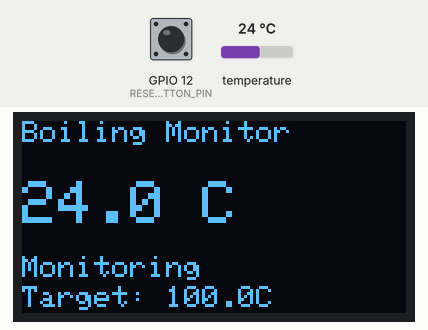
Bench run of a program on a simulated ESP32. Parts: 128×64 one-colour display. The inputs (shaded band) are chosen by the test bench; at power-on: GPIO 12 (RESET_BUTTON_PIN) HIGH, temperature 24 °C. WiFi joins after 1.5 s; servers stay silent unless stated; uploads are accepted with an empty reply; EEPROM starts erased; web services answer with replies made up by the test bench; what the program prints to the serial monitor is not drawn.

Above: at 3.1 s.
3.2 s: GPIO 12 (RESET_BUTTON_PIN) pulled LOW for 0.15 s
At 4.7 s:
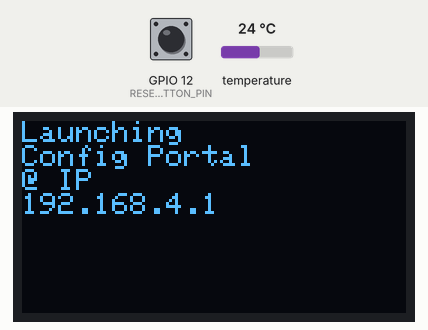
9.0 s: temperature set to 12 °C
At 10.4 s:
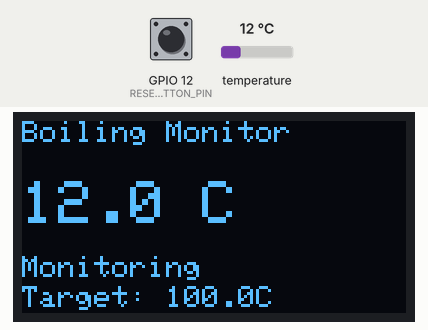
11.3 s: temperature set to 19 °C
At 12.6 s:
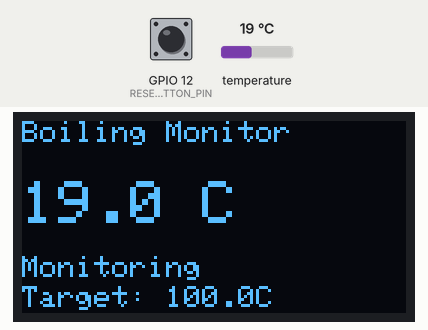
13.1 s: temperature set to 28 °C
At 14.6 s:
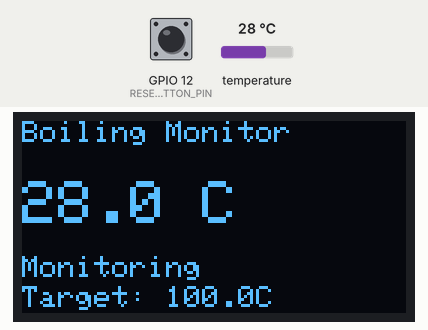
14.9 s: GPIO 12 (RESET_BUTTON_PIN) pulled LOW for 1 s
At 15.7 s:
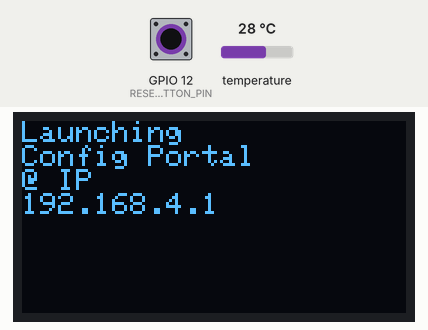
21.6 s: GPIO 12 (RESET_BUTTON_PIN) pulled LOW for 3.2 s
Timing chart, 0 to 24.6 s (numbered marks = the images above; inputs shaded):
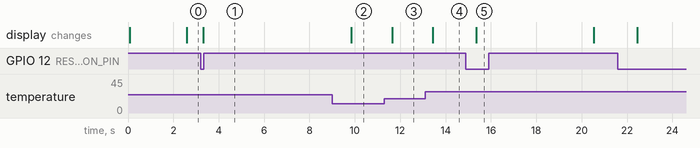

Measured:
- after the input at 3.2 s, the display: changes after 0.13 s (image 1)
- after the input at 9.0 s, the display: changes after 0.85 s (image 2)
- after the input at 11.3 s, the display: changes after 0.34 s (image 3)
- after the input at 13.1 s, the display: changes after 0.33 s (image 4)
- after the input at 14.9 s, the display: changes after 0.45 s (image 5)

The program:

main.cpp
```cpp
//todo:
// - dipswitches to control if pushover/alexa is used?
//todo; more useful menu displays, e.g. for various errors.


#include <Arduino.h>
#include <HTTPClient.h>
#include <ArduinoJson.h>
#include <OneWire.h>
#include <DallasTemperature.h>
#include <Wire.h>
#include <Adafruit_GFX.h>
#include <Adafruit_SSD1306.h>
#include <WiFiManager.h>
#include <Preferences.h>
#include <constants.h>


// Temperature sensor setup
OneWire oneWire(ONE_WIRE_BUS);
DallasTemperature sensors(&oneWire);

// OLED display setup
Adafruit_SSD1306 display(SCREEN_WIDTH, SCREEN_HEIGHT, &Wire, OLED_RESET);

// Temporary view system
unsigned long tempViewStartTime = 0;
bool tempViewActive = false;
void (*tempViewCallback)() = nullptr;

Preferences prefs;

struct ButtonHelper{
  byte pinNumber;
  bool initialState = LOW;
  bool lastState = LOW;
  unsigned long lastDebounceTime = 0;
  const unsigned long debounceDelay = 100; // milliseconds

  ButtonHelper(byte pin) : pinNumber(pin) {
    lastState = LOW;
    lastDebounceTime = 0;
  }

  ButtonHelper() : pinNumber(0) {
    lastState = LOW;
    lastDebounceTime = 0;
  }

  void begin(){
    pinMode(pinNumber, INPUT_PULLUP);
    delay(10); // Allow pin to stabilize
    initialState = digitalRead(pinNumber);
    lastState = initialState;
  }

  bool justPressed() {
  bool reading = digitalRead(pinNumber);

  // Detect raw change
  if (reading != lastState) {
    lastDebounceTime = millis(); // reset timer on raw change
  }

  // If the input has been stable for > debounceDelay
  if ((millis() - lastDebounceTime) > debounceDelay) {
    // We only update the stored state *after* debounce period
    static bool stableState = initialState; // assume unpressed for INPUT_PULLUP
    if (reading != stableState) {
      stableState = reading;
      if (stableState == !initialState) {  // button pressed (for INPUT_PULLUP)
        Serial.println("Button press confirmed!");
        lastState = reading;
        return true;
      }
    }
  }

  lastState = reading; // keep tracking the raw state
  return false;
}
};

ButtonHelper wifiManagerButton(RESET_BUTTON_PIN); // Properly initialize with pin 32
WiFiManager wifiManager;

  // Custom fields
WiFiManagerParameter pushoverParam("pushover", "Pushover User Key", "", 32);
WiFiManagerParameter pushoverApiParam("pushover_api", "Pushover API Key", "", 32);
WiFiManagerParameter tempParam("boiltemp", "Boiling Temp (°C)", "100.0", 6); // default 100°C
WiFiManagerParameter voiceMonkeyGroupParam("vm_group", "VoiceMonkey Group Name", "", 64);
WiFiManagerParameter voiceMonkeyKeyParam("vm_key", "VoiceMonkey API Key", "", 128);

//constants & variables
float boilingThreshold = 98.5; // Will be loaded from preferences
unsigned long stableStart = 0;
const unsigned long stableTime = 8000; // ms
bool boiling = false;
float lastCheckTime = 0;

// Pushover keys - will be loaded from preferences or environment
String pushover_key_str;
String pushover_api_key_str;
String vm_group_str;
String vm_key_str;

//function prototypes
void sendPushover(const char* title, const char* message);
void triggerMonkey(const String& message);
String urlEncode(const String& str);
float readTemperature();
void updateDisplay(float temperature);
void processParameters();
void wifiNotConnectedDisplay();
void pushoverFailureDisplay();
void alexaFailureDisplay();
void launchPortalDisplay();
void noProbeDisplay();

void setup() {

  Serial.begin(115200);

  Serial.print("Initial button state low?");
  Serial.println(digitalRead(RESET_BUTTON_PIN)==LOW);
  //setup button
  wifiManagerButton.begin();
  Wire.begin(SDA_PIN, SCL_PIN); // Initialize I2C with specified SDA and SCL pins

  // Initialize OLED display
  if(!display.begin(SSD1306_SWITCHCAPVCC, SCREEN_ADDRESS)) {
    Serial.println("SSD1306 allocation failed");
  } else {
    Serial.println("OLED display initialized");
    display.clearDisplay();
    display.setTextSize(1);
    display.setTextColor(SSD1306_WHITE);
    display.setCursor(0, 0);
    display.println("Boiling Monitor");
    display.println("Initializing...");
    display.display();
  }

    // Initialize preferences
  prefs.begin(WORKING_NAME, false);

  wifiManager.addParameter(&pushoverParam);
  wifiManager.addParameter(&pushoverApiParam);
  wifiManager.addParameter(&tempParam);
  wifiManager.addParameter(&voiceMonkeyGroupParam);
  wifiManager.addParameter(&voiceMonkeyKeyParam);

  // UNCOMMENT NEXT LINE TO CLEAR ALL SAVED WIFI CREDENTIALS
  // wifiManager.resetSettings();
  processParameters(); // Load any previously saved parameters

  // Try to connect to WiFi using saved credentials (if they exist)
  if (wifiManager.getWiFiIsSaved()) {
    Serial.println("Found saved WiFi credentials, connecting...");
    WiFi.begin(); // Uses saved credentials automatically

    // Wait for connection with timeout
    int attempts = 0;
    while (WiFi.status() != WL_CONNECTED && attempts < 20) {
      delay(500);
      Serial.print(".");
      attempts++;
    }

    if (WiFi.status() == WL_CONNECTED) {
      Serial.printf("\n✅ Connected to Wi-Fi: %s\n", WiFi.SSID().c_str());
      Serial.print("IP address: ");
      Serial.println(WiFi.localIP());
    } else {
      Serial.println("\n❌ Failed to connect with saved credentials");
    }
  } else {
        // Start temporary view
    tempViewCallback = wifiNotConnectedDisplay;
    tempViewStartTime = millis();
    tempViewActive = true;

    tempViewCallback();
    Serial.println("No saved WiFi credentials. Press button to configure.");
  }


  // Initialize temperature sensor
  sensors.begin();

  // Check if sensor is connected
  int deviceCount = sensors.getDeviceCount();
  Serial.print("Found ");
  Serial.print(deviceCount);
  Serial.println(" DS18B20 devices");

  if (deviceCount == 0) {
    Serial.println("No DS18B20 sensors found! Check wiring:");
    Serial.println("- Data wire to P26 (GPIO 26)");
    Serial.println("- VDD to 3.3V");
    Serial.println("- GND to GND");
    Serial.println("- 4.7kΩ resistor between data and 3.3V");
    noProbeDisplay();
  } else {
    sensors.setResolution(TEMPERATURE_PRECISION);
    Serial.println("DS18B20 temperature sensor initialized successfully");
  }


    //pushover test
    sendPushover("ESP32 Test", "ESP32 is starting up!");
    Serial.println("Pushover test sent");
    // Serial.println("Triggering VoiceMonkey...");
    // triggerMonkey();
    // Serial.println("VoiceMonkey triggered");
}

void loop() {
  if(wifiManagerButton.justPressed()){

    Serial.println("Resetting settings");
    wifiManager.resetSettings();

    // Start temporary view
    tempViewCallback = launchPortalDisplay;
    tempViewStartTime = millis();
    tempViewActive = true;
    tempViewCallback();


  if (!wifiManager.startConfigPortal("BoilBuddy-Setup")) {
      Serial.println("failed to connect and hit timeout");
      delay(3000);
      //reset and try again, or maybe put it to deep sleep
      ESP.restart();
      delay(5000);
    }
    Serial.println("Exited WiFiManager");

    processParameters();

  Serial.printf("✅ Connected to Wi-Fi: %s\n", WiFi.SSID().c_str());
  Serial.print("IP address: ");
  Serial.println(WiFi.localIP());
  Serial.println("Connected!");

  String alexaMsg = WORKING_NAME;
  alexaMsg += " connected to Alexa";
  triggerMonkey(alexaMsg.c_str());
  String pushoverMsg = WORKING_NAME;
  pushoverMsg += " connected to pushover";
  sendPushover("Pushover Connected", pushoverMsg.c_str());

  }


  // Limit temperature checks to once every second
  if(millis()-lastCheckTime>=1000){
  // Read and display temperature
  float tempC = readTemperature();

  if (tempC != DEVICE_DISCONNECTED_C) {
    // Serial.print("Temperature: ");
    // Serial.print(tempC);
    // Serial.println("°C");

    // Update OLED display
    if (tempViewActive && millis() - tempViewStartTime > TEMP_DISPLAY_TIME) {
    tempViewActive = false;
    updateDisplay(tempC);  // restore SD matrix view
}else if (!tempViewActive) {
    updateDisplay(tempC);
}
//do note the inelegance here.

    // Check for boiling
    if (tempC >= boilingThreshold) {
      if (stableStart == 0) stableStart = millis();
      if (!boiling && (millis() - stableStart) >= stableTime) {
        boiling = true;
        Serial.println("🔥 Water is boiling!");
        triggerMonkey("The water is boiling!");
        sendPushover("Boiling Alert", "The water is boiling!");
      }
    } else {
      stableStart = 0;
      boiling = false;
    }
  } else {
    Serial.println("Error: Could not read temperature data");
  }

  lastCheckTime=millis();
}


}

void sendPushover(const char* title, const char* message) {
  if (WiFi.status() == WL_CONNECTED) {


    HTTPClient http;
    http.begin("https://api.pushover.net/1/messages.json");
    http.addHeader("Content-Type", "application/x-www-form-urlencoded");

    Serial.printf("Using pushover api key %s & user key %s\n", pushover_api_key_str.c_str(), pushover_key_str.c_str());
    String postData = "token=";
    postData += pushover_api_key_str;
    postData += "&user=";
    postData += pushover_key_str;
    postData += "&title=";
    postData += title;
    postData += "&message=";
    postData += message;

    int httpResponseCode = http.POST(postData);
    if (httpResponseCode > 0) {
      Serial.print("Response code: ");
      Serial.println(httpResponseCode);
      Serial.println(http.getString());
    } else {
      Serial.print("Error sending message: ");
      Serial.println(http.errorToString(httpResponseCode));
    }
    if(httpResponseCode!=200){
    Serial.println("Pushover error detected, showing on OLED");
    tempViewCallback = pushoverFailureDisplay;
    tempViewStartTime = millis();
    tempViewActive = true;
    tempViewCallback();

    }


    http.end();
  } else {
    Serial.println("WiFi not connected!");
  }
}

void triggerMonkey(const String& message) {
  Serial.println("Attempting to trigger VoiceMonkey...");
  if (WiFi.status() == WL_CONNECTED) {
    HTTPClient http;

    // URL encode the message
    String encodedMessage = urlEncode(message);
    Serial.printf("Original message: %s\n", message.c_str());
    Serial.printf("Encoded message: %s\n", encodedMessage.c_str());

    // Using the new VoiceMonkey API v2 format
    String url = String("https://api-v2.voicemonkey.io/announcement?token=") +vm_key_str + "&device=" + vm_group_str + "&text=" + encodedMessage;
    http.begin(url);
    int code = http.GET();
    Serial.print("VoiceMonkey Response code: ");
    Serial.println(code);
    Serial.println(http.getString());
    if(code!=200){
      tempViewCallback = alexaFailureDisplay;
      tempViewStartTime = millis();
      tempViewActive = true;
      tempViewCallback();
    }
    http.end();
  } else {
    Serial.println("WiFi not connected!");
  }
}

String urlEncode(const String& str) {
  String encoded = "";
  char c;
  char code0;
  char code1;

  for (int i = 0; i < str.length(); i++) {
    c = str.charAt(i);
    if (c == ' ') {
      encoded += "%20";
    } else if (isalnum(c)) {
      encoded += c;
    } else {
      code1 = (c & 0xf) + '0';
      if ((c & 0xf) > 9) {
        code1 = (c & 0xf) - 10 + 'A';
      }
      c = (c >> 4) & 0xf;
      code0 = c + '0';
      if (c > 9) {
        code0 = c - 10 + 'A';
      }
      encoded += '%';
      encoded += code0;
      encoded += code1;
    }
  }

  return encoded;
}

float readTemperature() {
  sensors.requestTemperatures(); // Send command to get temperatures

  // Check if we have any devices
  if (sensors.getDeviceCount() == 0) {
    Serial.println("No devices found during temperature read");
    return DEVICE_DISCONNECTED_C;
  }

  float tempC = sensors.getTempCByIndex(0);

  // Additional debug info
  if (tempC == DEVICE_DISCONNECTED_C) {
    Serial.println("Device disconnected or not responding");
  }

  return tempC;
}

void updateDisplay(float temperature) {
  display.clearDisplay();

  // Title
  display.setTextSize(1);
  display.setCursor(0, 0);
  display.println("Boiling Monitor");

  // Temperature - large text
  display.setTextSize(2);
  display.setCursor(0, 20);
  display.print(temperature, 1);
  display.println(" C");

  // Status
  display.setTextSize(1);
  display.setCursor(0, 45);
  if (temperature >= boilingThreshold) {
    if (boiling) {
      display.println("BOILING!");
    } else {
      display.println("Heating up...");
    }
  } else {
    display.println("Monitoring");
  }

  // Threshold indicator - use global variable
  display.setCursor(0, 55);
  display.print("Target: ");
  display.print(boilingThreshold, 1);
  display.println("C");

  display.display();
}

void wifiNotConnectedDisplay() {
  display.clearDisplay();
  display.setTextSize(1);
  display.setCursor(0, 0);
  display.println("WiFi not connected!");
  display.println("Press button to");
  display.println("configure WiFi");
  display.display();
}

void pushoverFailureDisplay(){
  display.clearDisplay();
  display.setTextSize(1);
  display.setCursor(0, 0);
  display.println("Pushover Error!");
  display.println("Check keys:");
  display.print("Pushover Key: ");
  display.println(pushover_key_str);
  //only print the first five characters of the api key for security
  display.print("Pushover API Key: ");
  display.print(pushover_api_key_str.substring(0,5));
  display.println("...");
  display.display();
}

void alexaFailureDisplay(){
  display.clearDisplay();
  display.setTextSize(1);
  display.setCursor(0, 0);
  display.println("VoiceMonkey Error!");
  display.println("Check keys:");
  display.print("VM Group: ");
  display.println(vm_group_str);
  //only print the first five characters of the api key for security
  display.print("VM Key: ");
  display.print(vm_key_str.substring(0,5));
  display.println("...");
  display.display();
}

void launchPortalDisplay(){
    display.clearDisplay();
    display.setTextSize(1);
    display.setCursor(0, 0);
    display.println("Launching");
    display.println("Config Portal");
    display.println("@ IP");
    display.println(WiFi.softAPIP());
    display.display();
}

void noProbeDisplay(){
    display.clearDisplay();
    display.setTextSize(1);
    display.setCursor(0, 0);
    display.println("No Temp Probe!");
    display.println("Check wiring:");
    display.println("- Data wire to P26");
    display.println("- VDD to 3.3V");
    display.println("- GND to GND");
    display.println("- 4.7kΩ resistor");
    display.display();
}


void processParameters(){  // Save WiFiManager parameters to preferences
  const char* pushoverKey = pushoverParam.getValue();
  if (strlen(pushoverKey) > 0) {
    prefs.putString("pushover", pushoverKey);
    Serial.printf("✅ Saved Pushover key: %s\n", pushoverKey);
  }

  const char* pushoverApiKey = pushoverApiParam.getValue();
  if (strlen(pushoverApiKey) > 0) {
    prefs.putString("pushover_api", pushoverApiKey);
    Serial.printf("✅ Saved Pushover API key: %s\n", pushoverApiKey);
  }

  const char* vmGroup = voiceMonkeyGroupParam.getValue();
  if (strlen(vmGroup) > 0) {
    prefs.putString("vm_group", vmGroup);
    Serial.printf("✅ Saved VoiceMonkey Group: %s\n", vmGroup);
  }

  const char* vmKey = voiceMonkeyKeyParam.getValue();
  if (strlen(vmKey) > 0) {
    prefs.putString("vm_key", vmKey);
    Serial.printf("✅ Saved VoiceMonkey Key: %s\n", vmKey);
  }

  // Load keys from preferences
  pushover_key_str = prefs.getString("pushover", "not_set");
  pushover_api_key_str = prefs.getString("pushover_api", "not_set");
  vm_group_str = prefs.getString("vm_group", "not_set");
  vm_key_str = prefs.getString("vm_key", "not_set");

  Serial.printf("📱 Loaded Pushover User Key: %s\n", pushover_key_str.c_str());
  Serial.printf("📱 Loaded Pushover API Key: %s\n", pushover_api_key_str.c_str());
  Serial.printf("🎤 Loaded VoiceMonkey Group: %s\n", vm_group_str.c_str());
  Serial.printf("🎤 Loaded VoiceMonkey Key: %s\n", vm_key_str.c_str());

  const char* boilTempStr = tempParam.getValue();
  if (strlen(boilTempStr) > 0) {
    float boilTemp = atof(boilTempStr);
    prefs.putFloat("boiling_temp", boilTemp);
    Serial.printf("✅ Saved boiling temperature: %.1f °C\n", boilTemp);
  }

  // Load boiling threshold from preferences (read once)
  boilingThreshold = prefs.getFloat("boiling_temp", 100.0);
  Serial.printf("🎯 Using boiling threshold: %.1f °C\n", boilingThreshold);
}
```

constants.h
```cpp
#pragma once
// Project constants
#define WORKING_NAME "BoilBuddy"
#define TEMP_DISPLAY_TIME 5000 //time to display temp or error messages on oled in milliseconds

// Temperature constants
#ifdef SKINNY_ESP32
#define ONE_WIRE_BUS 26  // GPIO pin for DS18B20 data wire (GPIO 26)
#endif
#ifdef WIDE_ESP32
#define ONE_WIRE_BUS 23
#endif

#define TEMPERATURE_PRECISION 12

//OLED constants
#ifdef SKINNY_ESP32
#define SDA_PIN 33
#define SCL_PIN 32
#endif
#ifdef WIDE_ESP32
#define SDA_PIN 21
#define SCL_PIN 22
#endif

#define SCREEN_WIDTH 128
#define SCREEN_HEIGHT 64
#define OLED_RESET -1  // Reset pin not used
#define SCREEN_ADDRESS 0x3C  // Common I2C address for SSD1306

#ifdef SKINNY_ESP32
#define RESET_BUTTON_PIN 12  // GPIO pin for the button
#endif
#ifdef WIDE_ESP32
#define RESET_BUTTON_PIN 5
#endif
```
